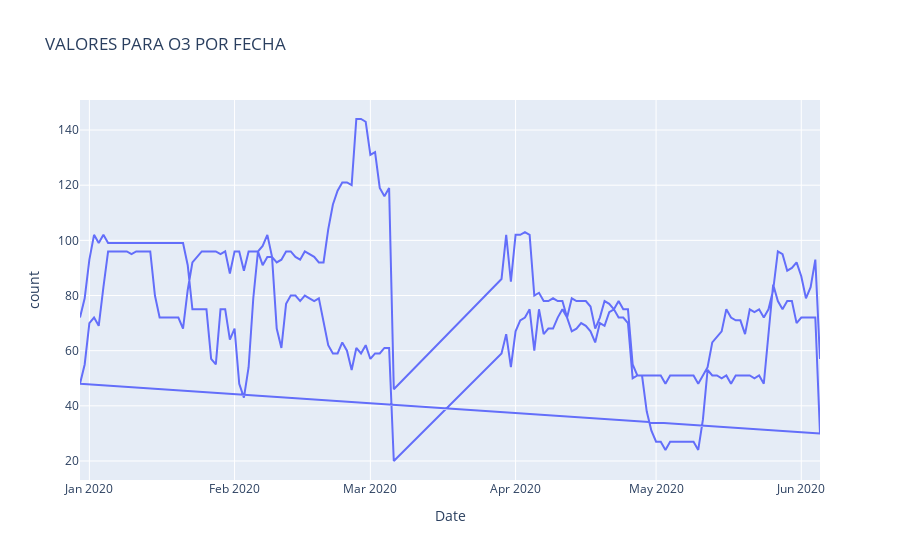

Here is the notebook cell this chart was saved with:
### Code cell
fig4 = px.line(PEallpa,x='Date',y='count',title="VALORES PARA O3 POR FECHA")
fig4.show()

### Figure 1 — Plotly figure (JSON) as saved in the notebook; plotly's stock layout.template omitted (floating-point values rounded to 4 significant figures; data arrays with more than 128 entries replaced by an {"elided": "..."} marker saying what was removed)
{"data": [{"hovertemplate": "Date=%{x}<br>count=%{y}<extra></extra>", "legendgroup": "", "line": {"color": "#636efa", "dash": "solid"}, "mode": "lines", "name": "", "orientation": "v", "showlegend": false, "type": "scatter", "x": {"elided": "274 str values"}, "xaxis": "x", "y": {"elided": "274 int values"}, "yaxis": "y"}], "layout": {"legend": {"tracegroupgap": 0}, "title": {"text": "VALORES PARA O3 POR FECHA"}, "xaxis": {"anchor": "y", "domain": [0, 1], "title": {"text": "Date"}}, "yaxis": {"anchor": "x", "domain": [0, 1], "title": {"text": "count"}}}}
